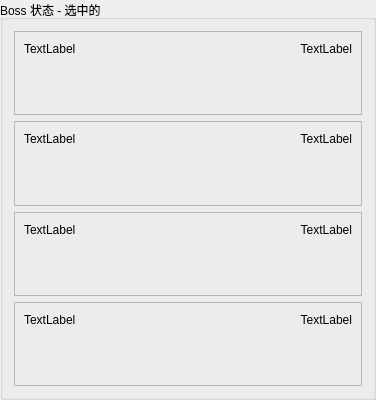
<?xml version="1.0" encoding="UTF-8"?>
<ui version="4.0">
 <class>GroupBox</class>
 <widget class="QGroupBox" name="GroupBox">
  <property name="geometry">
   <rect>
    <x>0</x>
    <y>0</y>
    <width>376</width>
    <height>400</height>
   </rect>
  </property>
  <property name="windowTitle">
   <string>GroupBox</string>
  </property>
  <property name="title">
   <string>Boss 状态 - 选中的</string>
  </property>
  <layout class="QHBoxLayout" name="horizontalLayout_8">
   <item>
    <layout class="QVBoxLayout" name="verticalLayout">
     <item>
      <widget class="QFrame" name="frame">
       <property name="frameShape">
        <enum>QFrame::StyledPanel</enum>
       </property>
       <property name="frameShadow">
        <enum>QFrame::Raised</enum>
       </property>
       <layout class="QHBoxLayout" name="horizontalLayout">
        <item>
         <layout class="QGridLayout" name="gridLayout" rowstretch="1,3">
          <item row="0" column="0">
           <widget class="QLabel" name="label">
            <property name="text">
             <string>TextLabel</string>
            </property>
           </widget>
          </item>
          <item row="0" column="1">
           <widget class="QLabel" name="label_2">
            <property name="text">
             <string>TextLabel</string>
            </property>
            <property name="alignment">
             <set>Qt::AlignRight|Qt::AlignTrailing|Qt::AlignVCenter</set>
            </property>
           </widget>
          </item>
          <item row="1" column="0" colspan="2">
           <widget class="QWidget" name="widget" native="true"/>
          </item>
         </layout>
        </item>
       </layout>
      </widget>
     </item>
     <item>
      <widget class="QFrame" name="frame_2">
       <property name="frameShape">
        <enum>QFrame::StyledPanel</enum>
       </property>
       <property name="frameShadow">
        <enum>QFrame::Raised</enum>
       </property>
       <layout class="QHBoxLayout" name="horizontalLayout_5">
        <item>
         <layout class="QGridLayout" name="gridLayout_5" rowstretch="1,3">
          <item row="0" column="0">
           <widget class="QLabel" name="label_9">
            <property name="text">
             <string>TextLabel</string>
            </property>
           </widget>
          </item>
          <item row="0" column="1">
           <widget class="QLabel" name="label_10">
            <property name="text">
             <string>TextLabel</string>
            </property>
            <property name="alignment">
             <set>Qt::AlignRight|Qt::AlignTrailing|Qt::AlignVCenter</set>
            </property>
           </widget>
          </item>
          <item row="1" column="0" colspan="2">
           <widget class="QWidget" name="widget_5" native="true"/>
          </item>
         </layout>
        </item>
       </layout>
      </widget>
     </item>
     <item>
      <widget class="QFrame" name="frame_3">
       <property name="frameShape">
        <enum>QFrame::StyledPanel</enum>
       </property>
       <property name="frameShadow">
        <enum>QFrame::Raised</enum>
       </property>
       <layout class="QHBoxLayout" name="horizontalLayout_6">
        <item>
         <layout class="QGridLayout" name="gridLayout_6" rowstretch="1,3">
          <item row="0" column="0">
           <widget class="QLabel" name="label_11">
            <property name="text">
             <string>TextLabel</string>
            </property>
           </widget>
          </item>
          <item row="0" column="1">
           <widget class="QLabel" name="label_12">
            <property name="text">
             <string>TextLabel</string>
            </property>
            <property name="alignment">
             <set>Qt::AlignRight|Qt::AlignTrailing|Qt::AlignVCenter</set>
            </property>
           </widget>
          </item>
          <item row="1" column="0" colspan="2">
           <widget class="QWidget" name="widget_6" native="true"/>
          </item>
         </layout>
        </item>
       </layout>
      </widget>
     </item>
     <item>
      <widget class="QFrame" name="frame_4">
       <property name="frameShape">
        <enum>QFrame::StyledPanel</enum>
       </property>
       <property name="frameShadow">
        <enum>QFrame::Raised</enum>
       </property>
       <layout class="QHBoxLayout" name="horizontalLayout_7">
        <item>
         <layout class="QGridLayout" name="gridLayout_7" rowstretch="1,3">
          <item row="0" column="0">
           <widget class="QLabel" name="label_13">
            <property name="text">
             <string>TextLabel</string>
            </property>
           </widget>
          </item>
          <item row="0" column="1">
           <widget class="QLabel" name="label_14">
            <property name="text">
             <string>TextLabel</string>
            </property>
            <property name="alignment">
             <set>Qt::AlignRight|Qt::AlignTrailing|Qt::AlignVCenter</set>
            </property>
           </widget>
          </item>
          <item row="1" column="0" colspan="2">
           <widget class="QWidget" name="widget_7" native="true"/>
          </item>
         </layout>
        </item>
       </layout>
      </widget>
     </item>
    </layout>
   </item>
  </layout>
 </widget>
 <resources/>
 <connections/>
</ui>
